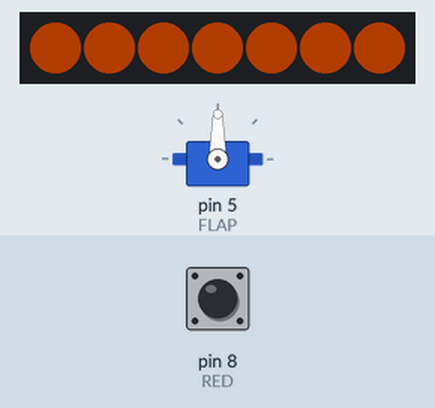
Bench run of a sketch on a simulated Arduino Uno, built with avr-gcc and run on an emulated ATmega328P. On the bench: 7 RGB LEDs in strip order, left to right, servo. Inputs (shaded band) come from the test bench; at power-on: pin 8 (RED) HIGH. Dim RGB values are drawn brighter than linear; the audio player accepts every command and is not drawn.

Above: at 1.2 s.
1.3 s: pin 8 (RED) pulled LOW for 0.15 s
At 1.7 s:
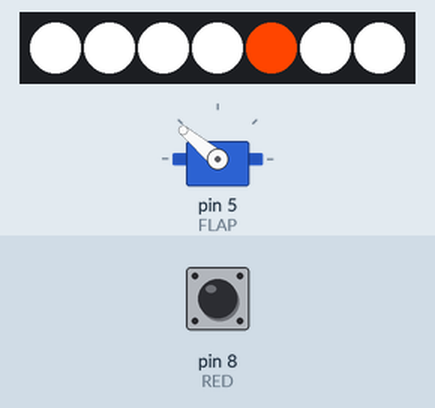
2.0 s: pin 8 (RED) pulled LOW for 1 s
At 2.31 s:
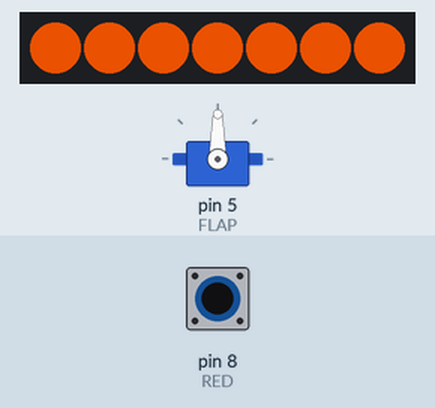
3.6 s: pin 8 (RED) pulled LOW for 0.15 s
At 3.84 s:
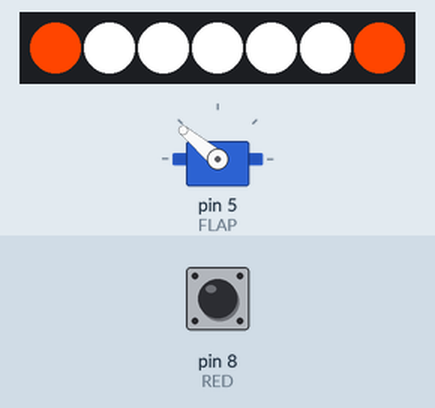
4.3 s: pin 8 (RED) pulled LOW for 3.2 s
At 4.47 s:
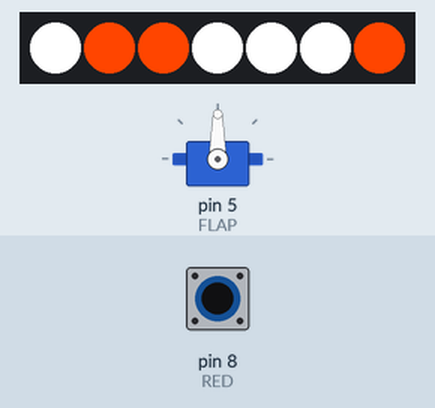
8.1 s: pin 8 (RED) pulsed LOW 5 times (0.12 s each, 0.3 s apart)
At 37.7 s:
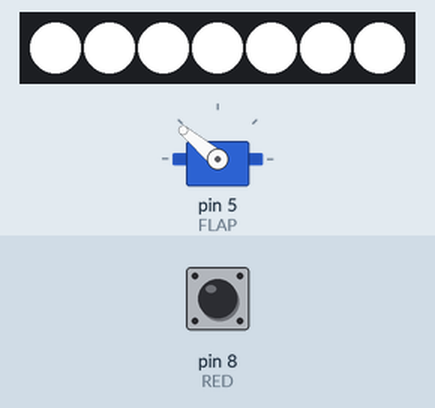
Timing chart, 0 to 49.5 s (numbered marks = the images above; inputs shaded):
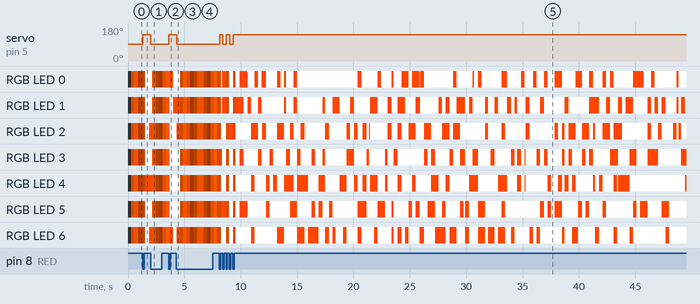

The sketch:

MAGFest_engine_flap_thing.ino
```cpp
// (licence header left out)
//Passive activity is breathing LEDs, on RED or fire cue strobe firing
#include <Servo.h>
#include <WS2812FX.h>
#include <DFPlayer_Mini_Mp3.h>
#include <SoftwareSerial.h>
#define LED_COUNT 7
#define LED_PIN 6
#define RED 8
#define BLUE 9
#define FLAP 5


SoftwareSerial mySerial(10, 11); //RX. TX
// Parameter 1 = number of pixels in strip
// Parameter 2 = Arduino pin number (most are valid)
// Parameter 3 = pixel type flags, add together as needed:
//   NEO_KHZ800  800 KHz bitstream (most NeoPixel products w/WS2812 LEDs)
//   NEO_KHZ400  400 KHz (classic 'v1' (not v2) FLORA pixels, WS2811 drivers)
//   NEO_GRB     Pixels are wired for GRB bitstream (most NeoPixel products)
//   NEO_RGB     Pixels are wired for RGB bitstream (v1 FLORA pixels, not v2)
//   NEO_RGBW    Pixels are wired for RGBW bitstream (NeoPixel RGBW products)
WS2812FX ws2812fx = WS2812FX(LED_COUNT, LED_PIN, NEO_GRB + NEO_KHZ800);
bool oldState = HIGH;
bool oldState2 = HIGH;
int showType = 0;

Servo flaps;
int pos = 90;

void setup() {
  // put your setup code here, to run once:
  ws2812fx.init();
  ws2812fx.setBrightness(255);
  ws2812fx.setColor(0xFF5900);
  ws2812fx.setMode(FX_MODE_FADE);
  ws2812fx.start();
  pinMode(RED, INPUT_PULLUP);
  mySerial.begin (9600);
  mp3_set_serial (mySerial);  //set softwareSerial for DFPlayer-mini mp3 module
  mp3_set_volume (30);
  flaps.attach(FLAP);
}

void loop() {
ws2812fx.service();

 // Get current button state.
digitalRead(RED);
 bool newState = digitalRead(RED);

  // Check if state changed from high to low (button press).
  if (newState == LOW && oldState == HIGH) {
    // Short delay to debounce button.
    delay(20);
    // Check if button is still low after debounce.
    newState = digitalRead(RED);
    if (newState == LOW) {
     showType++;
      if (showType > 1)
        showType=0;
      startShow(showType);
    }
  }
   // Set the last button state to the old state.
  oldState = newState;

  // Get current button state. for blue
}

void startShow(int i) {
  switch(i){
    case 0: ws2812fx.setMode(FX_MODE_FADE);
            ws2812fx.setSpeed(210);
            ws2812fx.setColor(0xFF5900);
            mp3_play (1); //play 0001.mp3
            flaps.write(90);
            break;
    case 1: ws2812fx.setMode(FX_MODE_HYPER_SPARKLE);
            ws2812fx.setSpeed(DEFAULT_SPEED);
            ws2812fx.setColor(0xFF4500);
            mp3_play (2);
            flaps.write(140);
            break;

  }
}
```

Measured:
- after the input at 1.3 s, servo on pin 5 (FLAP): 90° → 140° at once; the LEDs: change after 0.24 s (image 1)
- after the input at 2.0 s, servo on pin 5 (FLAP): 140° → 90° at once; the LEDs: change after 0.17 s (image 2)
- after the input at 3.6 s, servo on pin 5 (FLAP): 90° → 140° at once; the LEDs: change after 0.09 s (image 3)
- after the input at 4.3 s, servo on pin 5 (FLAP): 140° → 90° at once
- after the input at 8.1 s, servo on pin 5 (FLAP): alternates 140° for 0.30 s and 90° for 0.30 s, 5 changes in all, then stays 140°, starting at once; the LEDs: first change after 0.15 s (image 5 shows a later state)
